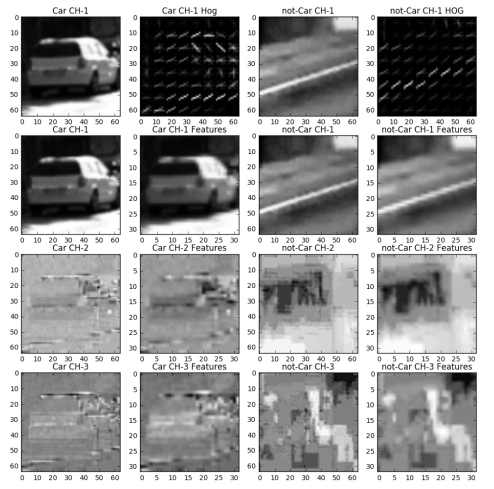
#> input picture Term1-proj5-Vehicle-Detection/examples/HOG_example.jpg, 988 x 978 px (shown at 1/2 size); its folder holds only this picture in this run
$ python -i feature_extracters.py   (imports and definitions only)
#> lines starting #> are read from the running program, lines starting #| are printed output that depends on the picture

# coding: utf-8

# In[15]:

# In[16]:


from os import listdir
from os.path import isfile, join

import matplotlib.image as mpimg
import matplotlib.pyplot as plt
import numpy as np
import cv2
import glob
from skimage.feature import hog

from file_utils import get_img_filenames
from configuration import dict_config_params


# In[17]:


def transform_colorspace(image, cspace):
    # apply color conversion if other than 'RGB'
    # cspace = dict_config_params['color_space']
    if cspace != 'RGB':
        if cspace == 'HSV':
            feature_image = cv2.cvtColor(image, cv2.COLOR_RGB2HSV)
        elif cspace == 'LUV':
            feature_image = cv2.cvtColor(image, cv2.COLOR_RGB2LUV)
        elif cspace == 'HLS':
            feature_image = cv2.cvtColor(image, cv2.COLOR_RGB2HLS)
        elif cspace == 'YUV':
            feature_image = cv2.cvtColor(image, cv2.COLOR_RGB2YUV)
        elif cspace == 'YCrCb':
            feature_image = cv2.cvtColor(image, cv2.COLOR_RGB2YCrCb)
    else:
        feature_image = np.copy(image)

    return feature_image


# In[18]:


### Gradient features ###

# Define a function to return HOG features and visualization
def get_hog_features(img, orient, pix_per_cell, cell_per_block, vis=False, feature_vec=True):
    if vis == True:
        features, hog_image = hog(img, orientations=orient, pixels_per_cell=(pix_per_cell, pix_per_cell),
                                  cells_per_block=(cell_per_block, cell_per_block), transform_sqrt=False,
                                  visualise=True, feature_vector=False)
    else:
        features = hog(img, orientations=orient, pixels_per_cell=(pix_per_cell, pix_per_cell),
                       cells_per_block=(cell_per_block, cell_per_block), transform_sqrt=False,
                       visualise=False, feature_vector=feature_vec)
        hog_image = None

    #features = features.ravel()
    return features, hog_image


def extract_hog_features(image, hog_feat=True, visualize=False):

    if hog_feat is not True:
        return [], None

    if dict_config_params['use_gray_img'] is True:
        feature_image = cv2.cvtColor(image, cv2.COLOR_RGB2GRAY)
    else:
        feature_image = transform_colorspace(image, dict_config_params['hog_cspace'])

    # Parameters
    hog_channel = dict_config_params['hog_channel']
    n_orientations = dict_config_params['hog_n_orientations']
    pixels_per_cell = dict_config_params['hog_pixels_per_cell']
    cells_per_block = dict_config_params['hog_cells_per_block']

    hog_features = []
    single_channel_img = len(feature_image.shape)==2

    if hog_feat == True:
        if single_channel_img is True:
            hog_features, hog_image = get_hog_features(feature_image,
                                                       n_orientations,
                                                       pixels_per_cell, cells_per_block,
                                                       vis=visualize, feature_vec=False)

        elif hog_channel == 'ALL':
            for channel in range(feature_image.shape[2]):
                features, hog_image = get_hog_features(feature_image[:,:,channel],
                                                       n_orientations,
                                                       pixels_per_cell, cells_per_block,
                                                       vis=visualize, feature_vec=False)
                hog_features.append(features)
        else:
            hog_features, hog_image = get_hog_features(feature_image[:,:,hog_channel],
                                                       n_orientations,
                                                       pixels_per_cell, cells_per_block,
                                                       vis=visualize, feature_vec=False)

    return hog_features, hog_image


# In[19]:


### Color features ###

# Define a function to compute binned color features
def bin_spatial(img):

    size = dict_config_params['color_spatial_size']

    features = cv2.resize(img, size).ravel()
    return features


# Define a function to compute color histogram features
def color_hist(img):
    nbins = dict_config_params['color_hist_bins']
    bins_range = dict_config_params['color_hist_range']

    # Compute the histograms of the color channels separately
    channel1_hist = np.histogram(img[:,:,0], bins=nbins, range=bins_range)
    channel2_hist = np.histogram(img[:,:,1], bins=nbins, range=bins_range)
    channel3_hist = np.histogram(img[:,:,2], bins=nbins, range=bins_range)

    # Concatenate the histograms into a single feature vector
    hist_features = np.concatenate((channel1_hist[0], channel2_hist[0], channel3_hist[0]))
    return hist_features


def extract_color_features(image, spatial_feat=True, hist_feat=True):

    color_features = []

    if spatial_feat is not True and hist_feat is not True:
        return color_features

    feature_image = transform_colorspace(image, dict_config_params['color_cspace'])

    # Get spatial color features
    if spatial_feat is True:
        spatial_features = bin_spatial(feature_image)
        color_features.append(spatial_features)

    # Get color histogram features
    if hist_feat is True:
        hist_features = color_hist(feature_image)
        color_features.append(hist_features)

    # Concatenate spatial and histogram features
    color_features = np.concatenate(color_features)

    # Return list of feature vectors
    return color_features


# In[20]:


def extract_features(image, verbose=True,
                     hog_feat=True, spatial_feat=True, hist_feat=True):

    features = []

    # --- Extract HOG features ---
    hog_features, hog_image = extract_hog_features(image,
                                                   hog_feat=hog_feat, visualize=verbose)
    features.append(np.ravel(hog_features))

    # --- Extract Color features ---
    color_features = extract_color_features(image,
                                            spatial_feat=spatial_feat, hist_feat=hist_feat)
    features.append(color_features)

    if verbose is True:
        print()
        print("len(hog_features): {}".format(len(hog_features)))
        print("len(color_features): {}".format(len(color_features)))

        if hog_image is not None:
            # Plot
            fig = plt.figure()
            plt.subplot(121)
            plt.imshow(image, cmap='gray')
            plt.title('Example Car Image')
            plt.subplot(122)
            plt.imshow(hog_image, cmap='gray')
            plt.title('HOG Visualization')

    return np.concatenate(features)


# In[21]:


# [19 lines not run here, left out]

>>> import cv2
>>> picture = cv2.cvtColor(cv2.imread('examples/HOG_example.jpg'), cv2.COLOR_BGR2RGB)
#> picture is the input picture: shape (978, 988, 3); min 0, max 255, mean 154
>>> result = extract_features(picture)
#> in transform_colorspace, `feature_image = cv2.cvtColor(image, cv2.COLOR_RGB2YCrCb)`: feature_image: shape (978, 988, 3); mean of channels 0, 1, 2 154, 128, 128
#> the loop in extract_hog_features, `for channel in range(feature_image.shape[2]):` made 3 passes
#> pass 1, in get_hog_features, `features, hog_image = hog(img, orientations=orient, pixels_per_cell=(p..`:
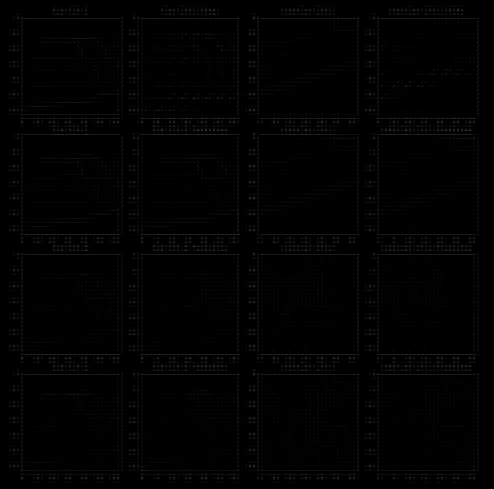
#> hog_image: shape (978, 988) float64 (shown at 1/2 size); min 0, max 115.9, mean 2
#> after the loop in extract_hog_features, `for channel in range(feature_image.shape[2]):`: hog_features = 3 items
#> in bin_spatial, `features = cv2.resize(img, size).ravel()`: features = 3072 values, max 255 at index 0, min 0 at index 180, mean 134.7
#> in extract_color_features, `spatial_features = bin_spatial(feature_image)`: spatial_features has the same summary as features in bin_spatial
#> in color_hist, `hist_features = np.concatenate((channel1_hist[0], channel2_hist[0], ch..`: hist_features = 96 values, max 966264 at index 48, min 0 at index 32, mean 30195.8
#> in extract_color_features, `color_features = np.concatenate(color_features)`: color_features = 3168 values, max 966264 at index 3120, min 0 at index 180, mean 1045.6
#| len(hog_features): 3
#| len(color_features): 3168
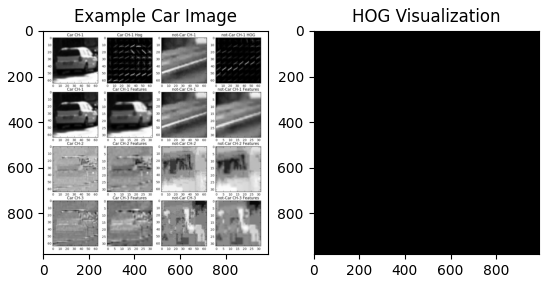
#> figure drawn by matplotlib, 2 panels

$ run again, on Term1-proj5-Vehicle-Detection/examples/sliding_window.jpg
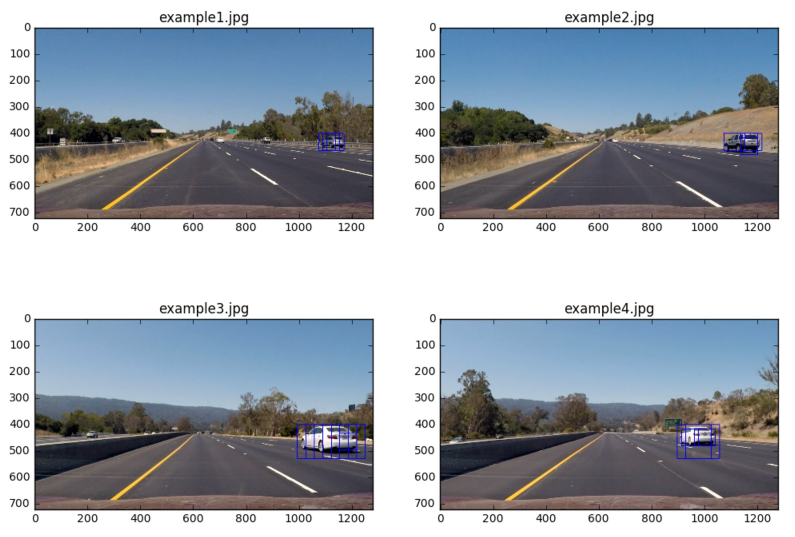
#> input picture Term1-proj5-Vehicle-Detection/examples/sliding_window.jpg, 1590 x 1074 px (shown at 1/2 size)
#> feature_image: shape (1074, 1590, 3); mean of channels 0, 1, 2 166, 123.8, 133.4
#> the loop in extract_hog_features, `for channel in range(feature_image.shape[2]):` made 3 passes
#> pass 1, in get_hog_features, `features, hog_image = hog(img, orientations=orient, pixels_per_cell=(p..`:
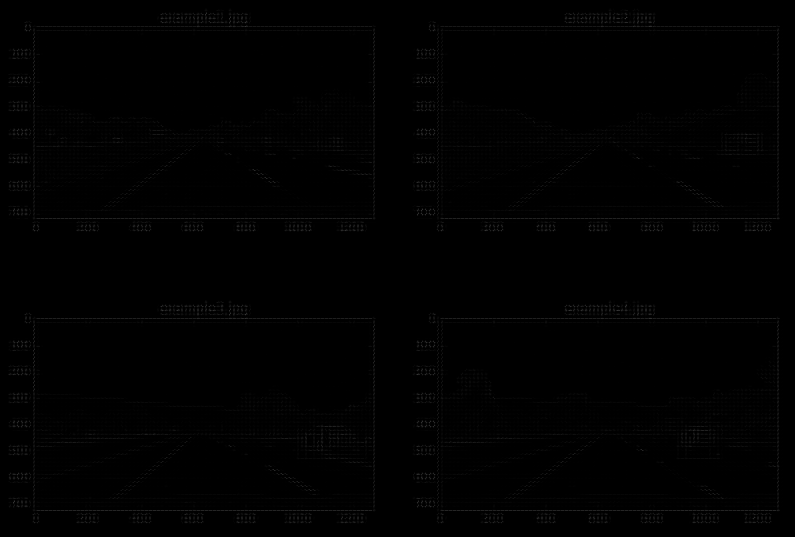
#> hog_image: shape (1074, 1590) float64 (shown at 1/2 size); min 0, max 113.4, mean 1.1
#> after the loop in extract_hog_features, `for channel in range(feature_image.shape[2]):`: hog_features = 3 items
#> features = 3072 values, max 255 at index 0, min 8 at index 771, mean 143.2
#> spatial_features has the same summary as features in bin_spatial
#> in color_hist, `hist_features = np.concatenate((channel1_hist[0], channel2_hist[0], ch..`: hist_features = 96 values, max 1014546 at index 48, min 0 at index 32, mean 53364.4
#> in extract_color_features, `color_features = np.concatenate(color_features)`: color_features = 3168 values, max 1014546 at index 3120, min 0 at index 3104, mean 1755.9
#| len(hog_features): 3
#| len(color_features): 3168
#> `result = extract_features(picture)`:
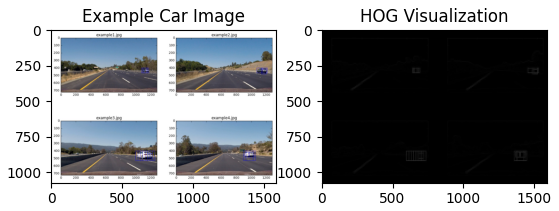
#> figure drawn by matplotlib, 2 panels

$ run again, on Term1-proj5-Vehicle-Detection/examples/sliding_windows.jpg
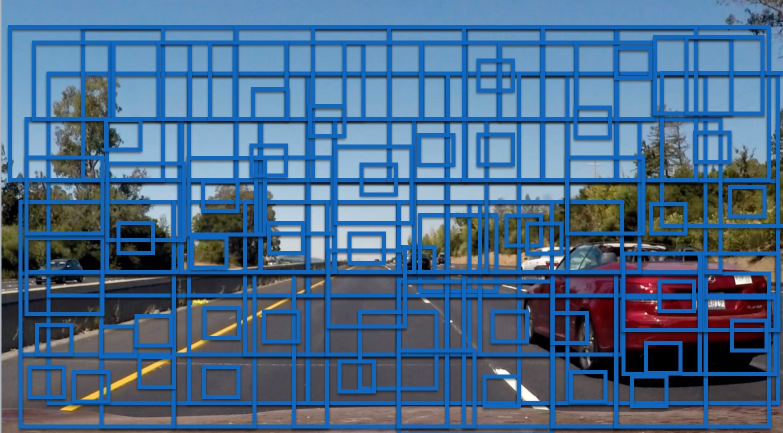
#> input picture Term1-proj5-Vehicle-Detection/examples/sliding_windows.jpg, 1566 x 866 px (shown at 1/2 size)
#> feature_image: shape (866, 1566, 3); mean of channels 0, 1, 2 100.2, 109.1, 149.9
#> the loop in extract_hog_features, `for channel in range(feature_image.shape[2]):` made 3 passes
#> pass 2, in get_hog_features (call 2), `features, hog_image = hog(img, orientations=orient, pixels_per_cell=(p..`:
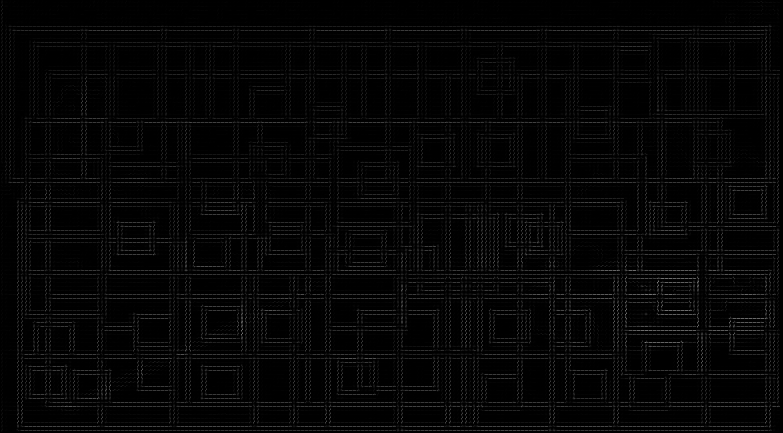
#> hog_image: shape (866, 1566) float64 (shown at 1/2 size); min 0, max 29.05, mean 0.7; drawn with min black and max white
#> after the loop in extract_hog_features, `for channel in range(feature_image.shape[2]):`: hog_features = 3 items
#> features = 3072 values, max 254 at index 2652, min 0 at index 1440, mean 119.1
#> spatial_features has the same summary as features in bin_spatial
#> in color_hist, `hist_features = np.concatenate((channel1_hist[0], channel2_hist[0], ch..`: hist_features = 96 values, max 365460 at index 10, min 0 at index 32, mean 42379.9
#> in extract_color_features, `color_features = np.concatenate(color_features)`: color_features = 3168 values, max 365460 at index 3082, min 0 at index 1440, mean 1399.7
#| len(hog_features): 3
#| len(color_features): 3168
#> `result = extract_features(picture)`:
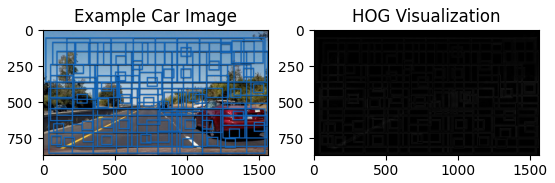
#> figure drawn by matplotlib, 2 panels

$ run again, on Term1-proj5-Vehicle-Detection/examples/bboxes_and_heat.png
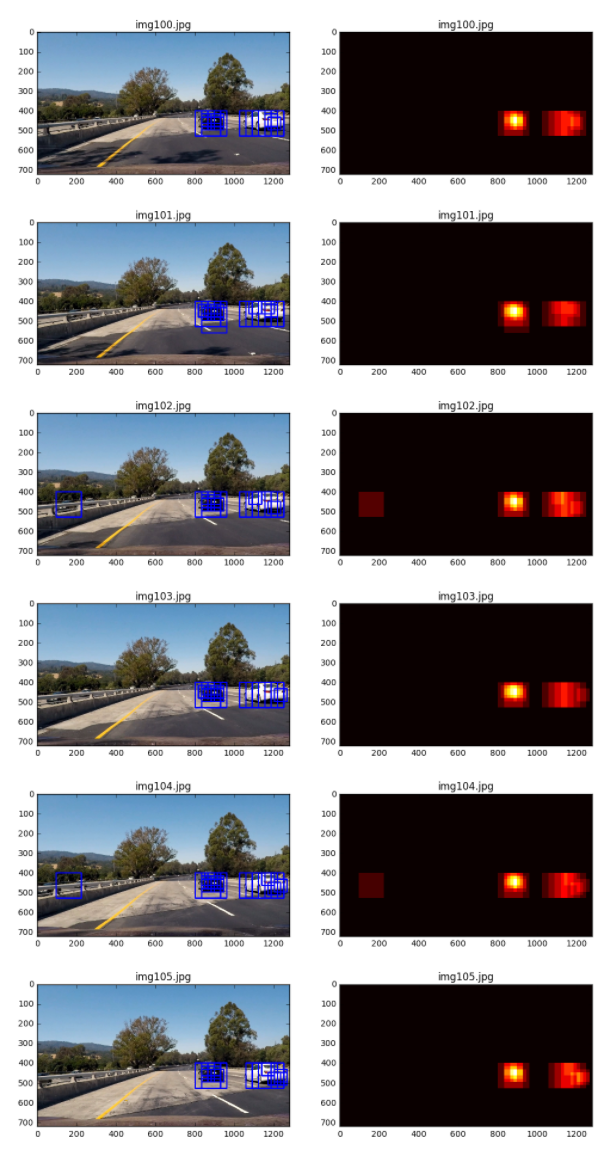
#> input picture Term1-proj5-Vehicle-Detection/examples/bboxes_and_heat.png, 610 x 1150 px
#> feature_image: shape (1150, 610, 3); mean of channels 0, 1, 2 130.8, 128.6, 129.8
#> the loop in extract_hog_features, `for channel in range(feature_image.shape[2]):` made 3 passes
#> pass 2, in get_hog_features (call 2), `features, hog_image = hog(img, orientations=orient, pixels_per_cell=(p..`:
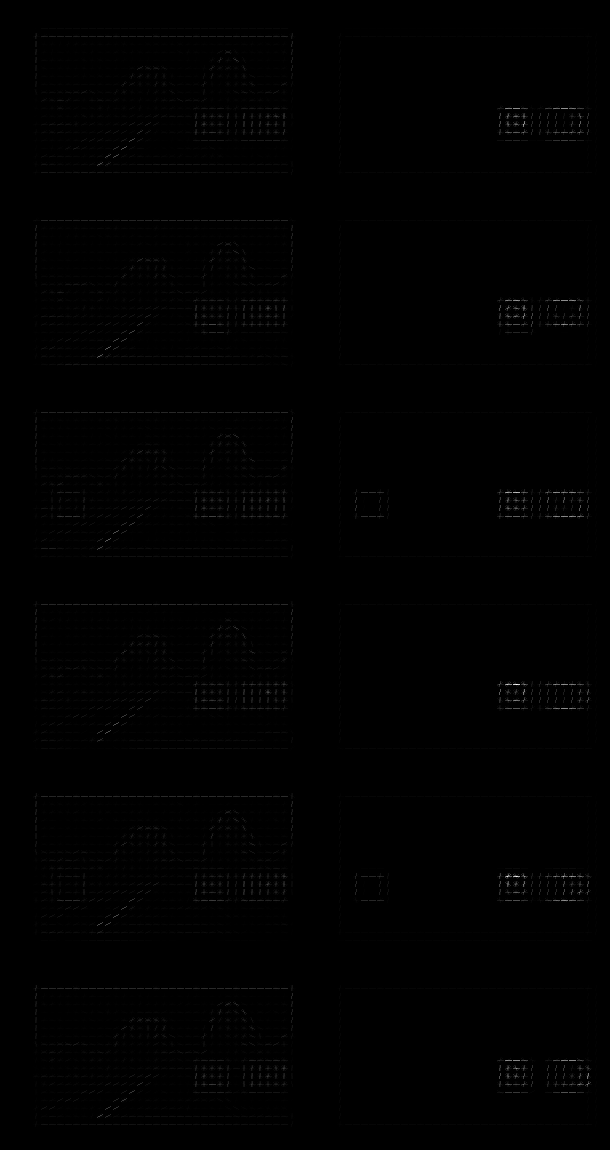
#> hog_image: shape (1150, 610) float64; min 0, max 48.93, mean 0.2; drawn with min black and max white
#> after the loop in extract_hog_features, `for channel in range(feature_image.shape[2]):`: hog_features = 3 items
#> features = 3072 values, max 255 at index 0, min 3 at index 150, mean 130.6
#> spatial_features has the same summary as features in bin_spatial
#> in color_hist, `hist_features = np.concatenate((channel1_hist[0], channel2_hist[0], ch..`: hist_features = 96 values, max 551060 at index 48, min 0 at index 32, mean 21921.9
#> in extract_color_features, `color_features = np.concatenate(color_features)`: color_features = 3168 values, max 551060 at index 3120, min 0 at index 3104, mean 791
#| len(hog_features): 3
#| len(color_features): 3168
#> `result = extract_features(picture)`:
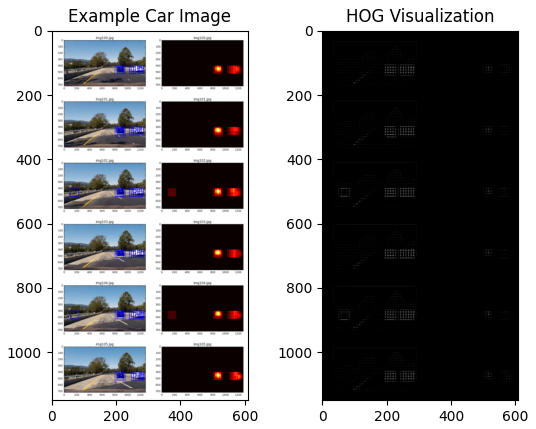
#> figure drawn by matplotlib, 2 panels
